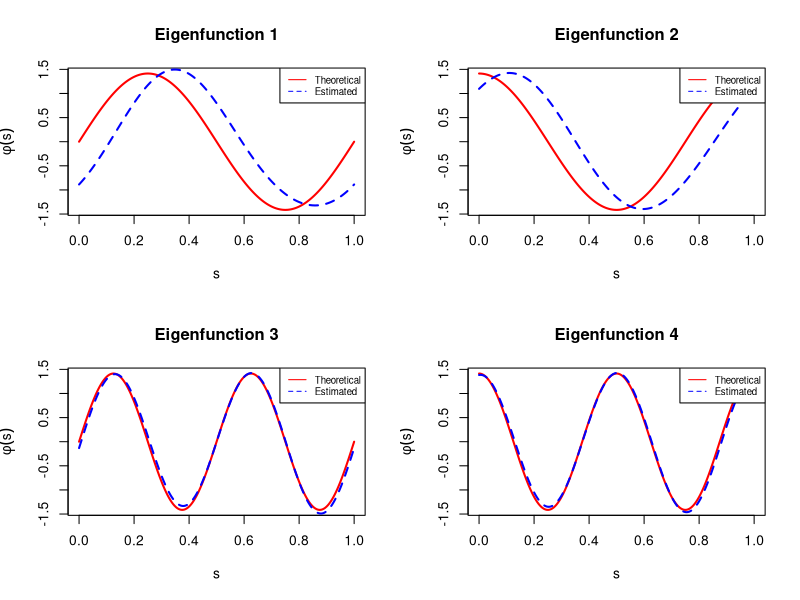

Write R code to recreate this figure.
library(glue)
f <- glue::glue

set.seed(42)

# setup
n <- 200          # number of subjects
M <- 200
s <- seq(0, 1, length.out = M)
ds <- s[2] - s[1]

sigma1_sq <- 1.00
sigma2_sq <- 0.25

# simulate curves
u1 <- rnorm(n, 0, sqrt(sigma1_sq))
u2 <- rnorm(n, 0, sqrt(sigma1_sq))
u3 <- rnorm(n, 0, sqrt(sigma2_sq))
u4 <- rnorm(n, 0, sqrt(sigma2_sq))

# each row is one subject's curve X_i(s)
X <- outer(u1, sin(2*pi*s)) +
  outer(u2, cos(2*pi*s)) +
  outer(u3, sin(4*pi*s)) +
  outer(u4, cos(4*pi*s))   # n x M matrix

# theoretical covariance kernel
K_theory <- sigma1_sq * outer(sin(2*pi*s), sin(2*pi*s)) +
  sigma1_sq * outer(cos(2*pi*s), cos(2*pi*s)) +
  sigma2_sq * outer(sin(4*pi*s), sin(4*pi*s)) +
  sigma2_sq * outer(cos(4*pi*s), cos(4*pi*s))

# estimate from data
K_hat <- cov(X)    # M x M

# solve eigenvalue problem
eig_theory <- eigen(K_theory * ds, symmetric = TRUE)
eig_data <- eigen(K_hat, symmetric = TRUE)

phi_theory <- eig_theory$vectors
phi_data <- eig_data$vectors
l2_norms <- sqrt(colSums(phi_data^2) * ds)    # ∫ φ(s)^2 ds ≈ 1
phi_data <- sweep(phi_data, 2, l2_norms, "/")

lam_theory <- eig_theory$values    # should be: 1, 1, 0.25, 0.25, 0, 0, ...
lam_data <- eig_data$values * ds

# compare eigenvalues
f("Theoretical eigenvalues (top 4): {paste(round(lam_theory[1:4], 4), collapse=' ')}")
f("Estimated eigenvalues  (top 4): {paste(round(lam_data[1:4], 4), collapse=' ')}")

# plot eigenfunctions: estimated vs theoretical
par(mfrow = c(2,2))
theoretical_phi <- list(
  sqrt(2)*sin(2*pi*s),
  sqrt(2)*cos(2*pi*s),
  sqrt(2)*sin(4*pi*s),
  sqrt(2)*cos(4*pi*s)
)

for(k in 1:4){
  # fix sign flip (eigenvectors defined up to ±1)
  sign_fix <- sign(sum(phi_data[,k] * theoretical_phi[[k]]))

  plot(s, theoretical_phi[[k]], type='l', col='red', lwd=2,
       main=paste("Eigenfunction", k),
       ylab=expression(phi(s)), xlab="s")
  lines(s, sign_fix * phi_data[,k], col='blue', lty=2, lwd=2)
  legend("topright", c("Theoretical","Estimated"),
         col=c("red","blue"), lty=1:2, cex=0.7)
}


##### CORRECT FOR SIGNS ########################################################
#### Uncomment after correction
# 
# # compute FPC scores
# X_centered <- sweep(X, 2, colMeans(X), "-")
# xi <- X_centered %*% phi_data[, 1:4] * ds   # n x 4 scores
# 
# # verify: scores should recover original u's
# par(mfrow=c(2,2))
# plot(u1, xi[,1], main="Score 1 vs u1 (should be diagonal)",
#      xlab="True u1", ylab="ξ_i1"); abline(0,1,col='red')
# plot(u2, xi[,2], main="Score 2 vs u2",
#      xlab="True u2", ylab="ξ_i2"); abline(0,1,col='red')
# plot(u3, xi[,3], main="Score 3 vs u3",
#      xlab="True u3", ylab="ξ_i3"); abline(0,1,col='red')
# plot(u4, xi[,4], main="Score 4 vs u4",
#      xlab="True u4", ylab="ξ_i4"); abline(0,1,col='red')
# 
# # variance explained
# total_var <- sum(lam_data[lam_data > 0])
# pct_var <- cumsum(lam_data) / total_var * 100
# f("Cumulative variance explained by top 4 FPCs: {round(pct_var[4], 1)}%")   # should be ~100%
